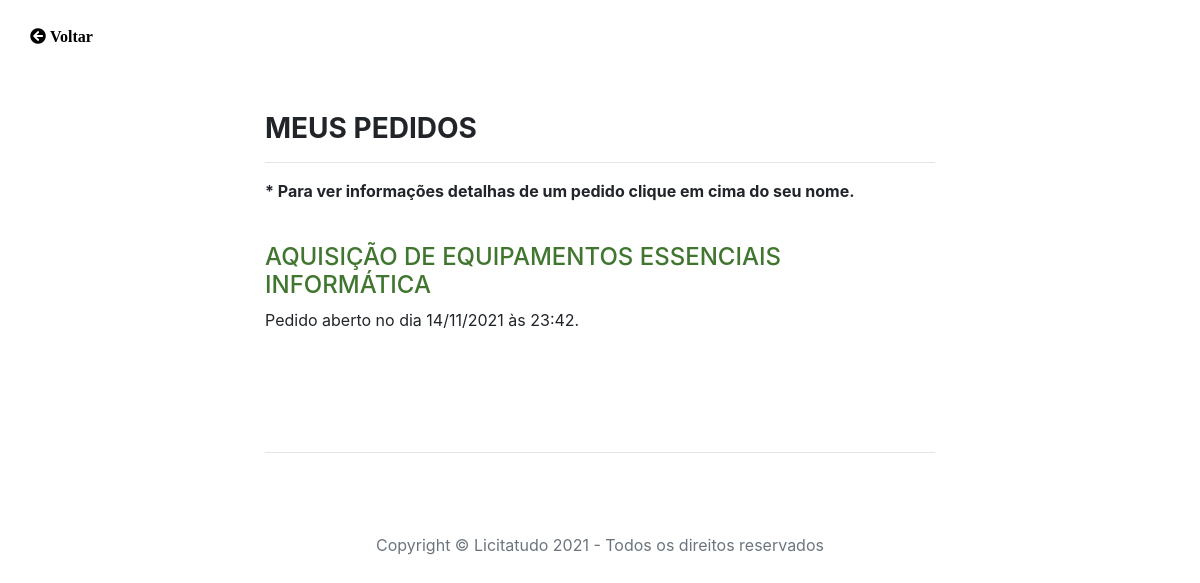
The app's page /src/Pedido/meusPedidos.php (signed in) with its own data.
### tables this page shows
CREATE TABLE IF NOT EXISTS `pedido` (
  `cod` int(11) NOT NULL AUTO_INCREMENT,
  `titulo` varchar(100) DEFAULT NULL,
  `descricao` text DEFAULT NULL,
  `data_abertura` datetime DEFAULT NULL,
  `data_fechamento` datetime DEFAULT NULL,
  `distancia` int(6) DEFAULT NULL,
  `status` int(11) DEFAULT NULL,
  `modo` int(11) DEFAULT NULL,
  `cnpj` char(14) DEFAULT NULL,
  `endereco_entrega` int(11) DEFAULT NULL,
  PRIMARY KEY (`cod`),
  KEY `FK_pedido-instituicao_publica` (`cnpj`),
  KEY `FK_pedido-modo_pedido` (`modo`),
  KEY `FK_pedido-status_pedido` (`status`),
  KEY `FK_pedido_endereco_instituicao_publica` (`endereco_entrega`),
  CONSTRAINT `FK_pedido-instituicao_publica` FOREIGN KEY (`cnpj`) REFERENCES `instituicao_publica` (`cnpj`) ON DELETE NO ACTION ON UPDATE NO ACTION,
  CONSTRAINT `FK_pedido-modo_pedido` FOREIGN KEY (`modo`) REFERENCES `modo_pedido` (`cod`) ON DELETE NO ACTION ON UPDATE NO ACTION,
  CONSTRAINT `FK_pedido-status_pedido` FOREIGN KEY (`status`) REFERENCES `status_pedido` (`cod`) ON DELETE NO ACTION ON UPDATE NO ACTION,
  CONSTRAINT `FK_pedido_endereco_instituicao_publica` FOREIGN KEY (`endereco_entrega`) REFERENCES `endereco_instituicao_publica` (`cod`) ON DELETE NO ACTION ON UPDATE NO ACTION
);

### src/Pedido/meusPedidos.php (the view, shortened to what this page needs)
<?php
    $connection  = require '../scripts/connectionClass.php';
    $cnpj = $_SESSION["cnpj"];
    $sql = "select pedido.cod, titulo, data_abertura, data_fechamento,
    modo_pedido.modo, status_pedido.status
    from pedido
    INNER JOIN modo_pedido ON pedido.modo = modo_pedido.cod
    INNER JOIN status_pedido ON pedido.status = status_pedido.cod
    where cnpj = '$cnpj' order by data_abertura DESC";
    $dados = $connection->query($sql);
?>
<!DOCTYPE html>
<html lang="pt-br">
    <head>
        <link rel="stylesheet" href="https://stackpath.bootstrapcdn.com/bootstrap/4.4.1/css/bootstrap.min.css">
        <link rel="stylesheet" href="../scripts/utils/style.css">
        <link  rel="stylesheet" href="../scripts/utils/fontawesome/css/all.css">
        <link rel="stylesheet" href="../scripts/utils/default.css">
    </head>
    <body>
        <a class="home" href="#" onclick="goBack()">
            <i class="fa fa-arrow-circle-left"> Voltar</i>
        </a>
        <div class="container col-lg-7" id="container-corpoindex">
            <H3><b>MEUS PEDIDOS</b></H3><hr>
            <p><b>* Para ver informações detalhas de um pedido clique em cima do seu nome.</b></p><br>
                <?php
                foreach ($dados as $key => $value) {
                    $dataAberturaToTime = strtotime($value['data_abertura']);
                    $dataAbertura = strftime('%d/%m/%Y', $dataAberturaToTime);
                    $horaAbertura = strftime('%H:%M', $dataAberturaToTime);
                    echo'<div>
                        <a href="visualisarMeuPedido.php?cod=' . $value['cod'] . '"><h4>' . $value['titulo'] . '</h4></a>
                        <p>Pedido aberto no dia ' . $dataAbertura . ' às ' . $horaAbertura . '.</p>
                        </div><br>';
                }
                ?>
            <hr class="featurette-divider">
            <footer>
                <div class="container centro col-md-12">
                    <p class="text-muted">Copyright &copy; Licitatudo 2021 - Todos os direitos reservados</p>
                </div>
            </footer>
        </div>
    </body>
</html>

### src/scripts/utils/style.css (style rules this page uses)
body { height: 100%; padding-bottom: 3rem; }
#container-corpoindex { margin-top: 4rem; }
.centro { text-align: center; justify-content: center; align-items: center; }
.home { margin-left: 30px; color:black; }
.featurette-divider { margin: 5rem 0; }

### src/scripts/utils/default.css (style rules this page uses)
a { color: #417630; }

### records on screen
pedido: titulo "AQUISIÇÃO DE EQUIPAMENTOS ESSENCIAIS INFORMÁTICA", data_abertura "14/11/2021", data_abertura "23:42"
